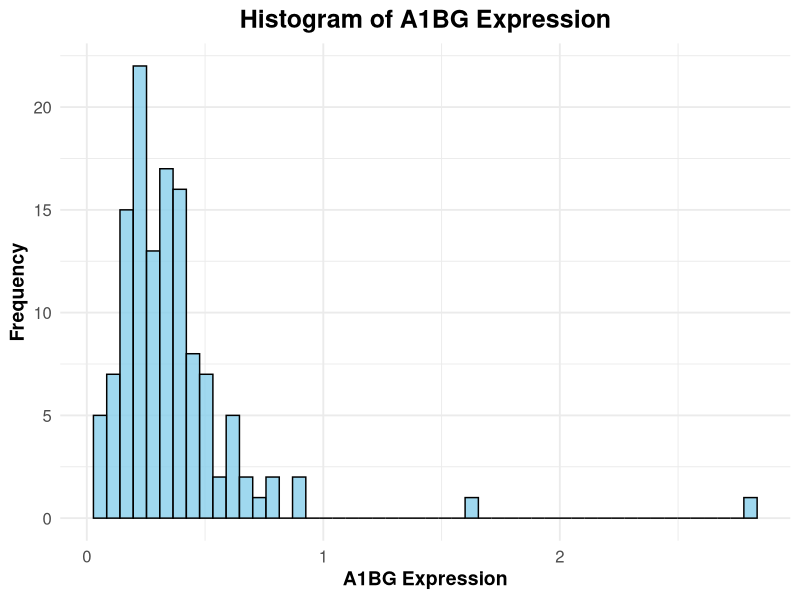
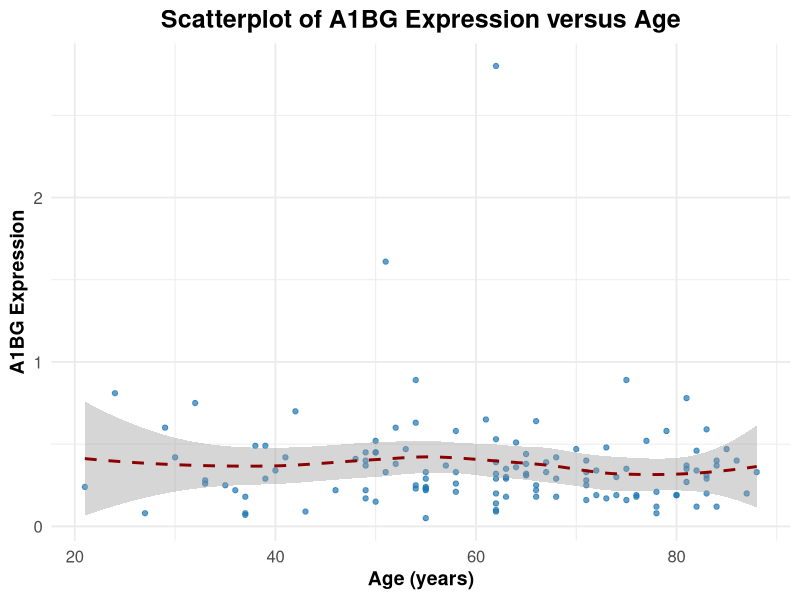
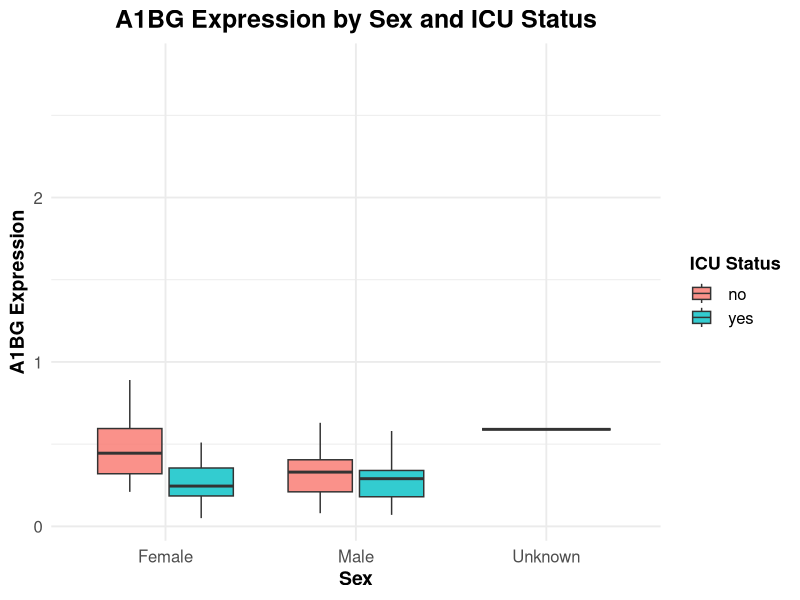
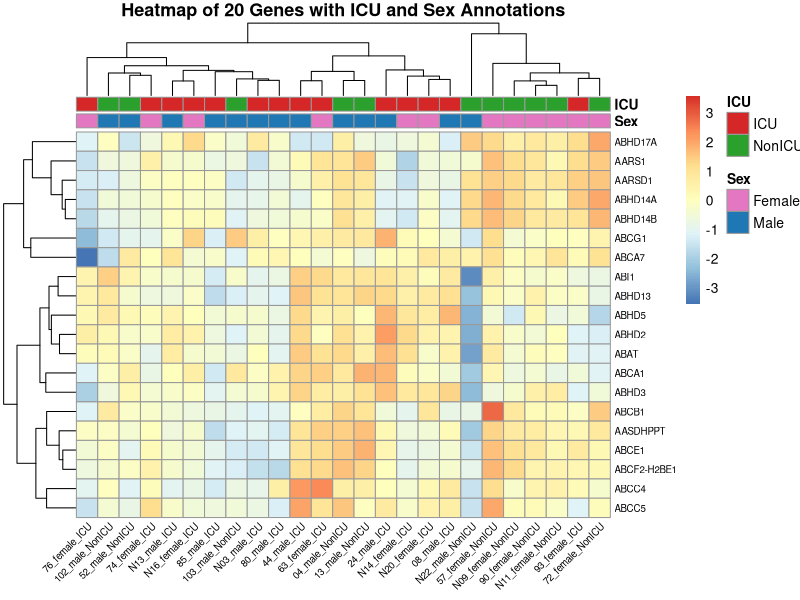
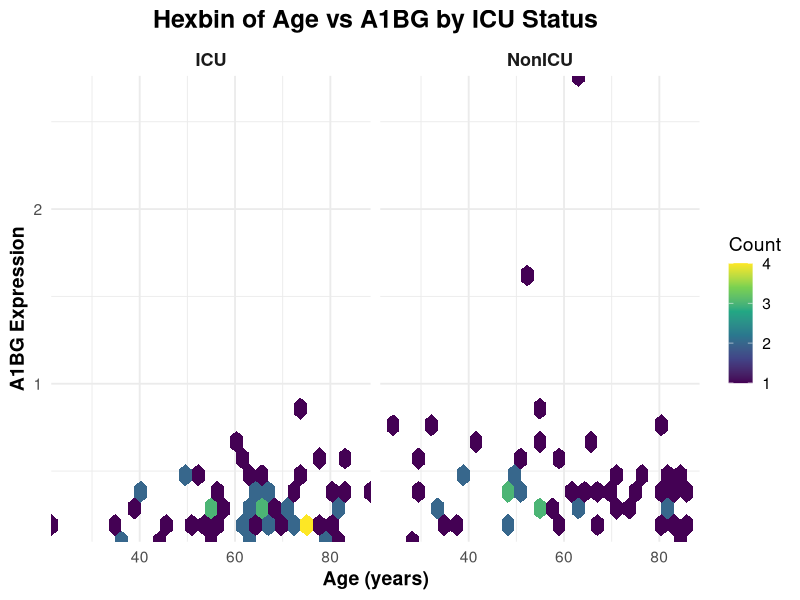

These figures' R source, in order:
## ---- chunk 1
knitr::opts_chunk$set(echo = TRUE)
library(tidyverse)
library(dplyr)
library(pheatmap)
# Load the hexbin package (needed for hexagonal binning)
library(hexbin) 
## ---- chunk 2
#Final subission
#Load gene expression data
gene_data <- read.csv(file = "QBS103_GSE157103_genes.csv",row.names=1)

#Load metadata for participants
series <- read.csv(file = "QBS103_GSE157103_series_matrix-1.csv")
## ---- chunk 3
only_num <- function(x) {
  is_num <- grepl("^[[:space:]]*[0-9]+(?:\\.[0-9]+)?[[:space:]]*$", x)
  out <- rep(NA_real_, length(x))
  out[is_num] <- as.numeric(trimws(x[is_num]))
  out
}

df <- series %>%
  mutate(
    # Remove any extra spaces from 'sex' variable
    sex = trimws(sex),   
    # Recode ICU status to standardized labels
    icu_status = ifelse(tolower(trimws(icu_status)) == "yes", "ICU", "NonICU"),
    # Convert 'age' to numeric
    age = only_num(age),   
    # Convert ferritin to numeric (ignore warnings if conversion fails)
    ferritin = only_num(ferritin.ng.ml.), 
    # Convert CRP to numeric (ignore warnings)
    crp = only_num(crp.mg.l.),  
    # Recode mechanical ventilation variable
    mech_vent = ifelse(trimws(mechanical_ventilation) == "yes", "Yes", "No")  
  )

# Summarize categorical variables (sex and mechanical ventilation) by ICU status
df %>%
  group_by(icu_status) %>%
  summarise(
    n_sex_female = sum(sex == "female", na.rm=TRUE),   # Count number of females
    n_sex_male   = sum(sex == "male", na.rm=TRUE),     # Count number of males
    n_mechvent_yes = sum(mech_vent == "Yes", na.rm=TRUE), # Count patients with 
                                                          # mechanical ventilation
    n_mechvent_no  = sum(mech_vent == "No", na.rm=TRUE),  # Count patients without
                                                          # mechanical ventilation
    .groups="drop"
  )

# Summarize continuous variables (age, ferritin, CRP) by ICU status
df %>%
  group_by(icu_status) %>%
  summarise(
    age_mean = mean(age, na.rm=TRUE),   # Calculate mean age
    age_sd   = sd(age, na.rm=TRUE),     # Calculate standard deviation of age
    ferr_median = median(ferritin, na.rm=TRUE),   # Median ferritin level
    ferr_IQR1 = quantile(ferritin, 0.25, na.rm=TRUE), # 25th percentile (Q1) of ferritin
    ferr_IQR3 = quantile(ferritin, 0.75, na.rm=TRUE), # 75th percentile (Q3) of ferritin
    crp_mean = mean(crp, na.rm=TRUE),   # Mean CRP level
    crp_sd   = sd(crp, na.rm=TRUE)      # Standard deviation of CRP
  )

## ---- chunk 4
#1.
#Histogram of gene expression
#Select the first gene (A1BG) for analysis and convert to numeric vector
new_gene <- gene_data[1, ]

#Plot histogram for A1BG expression values across all participants
ggplot(data.frame(value = as.numeric(new_gene)), aes(x = value)) +
  geom_histogram(bins = 50, color = "black", fill = "skyblue", alpha = 0.8) +
  labs(
    title = "Histogram of A1BG Expression",
    x = "A1BG Expression",
    y = "Frequency"
  ) +
  theme_minimal(base_size = 14) +
  theme(
    plot.title = element_text(size = 18, face = "bold", hjust = 0.5),
    axis.title = element_text(size = 14, face = "bold"),
    axis.text = element_text(size = 12)
  )

#2.
#Scatterplot of gene expression vs age
#Pivot gene expression row into long format for merging
gene_line1 <- new_gene %>% 
  pivot_longer(cols = everything(),names_to = "participant_id",values_to = "A1BG_value")

# Merge with metadata by participant_id to obtain age and other covariates
new_df<-merge(series,gene_line1,by="participant_id")

#Prepare age levels for the x-axis: numeric ages in ascending order, then special categories
num_ages <- sort(as.numeric(unique(new_df$age)[!grepl("[^0-9]", unique(new_df$age))]))
special_ages <- unique(new_df$age)[grepl("[^0-9]", unique(new_df$age))]
age_levels <- c(as.character(num_ages), special_ages)

# Scatterplot: A1BG expression vs age (x-axis shows all ages in specified order)
new_df <- new_df %>%
  mutate(age_num = suppressWarnings(as.numeric(trimws(age)))) %>%  # avoid coercion warnings
  filter(is.finite(age_num), is.finite(A1BG_value))                # drop NAs/Inf before ggplot

ggplot(new_df, aes(x = age_num, y = A1BG_value)) +
  geom_point(alpha = 0.7, color = "#1F77B4") +
  geom_smooth(method = "loess", se = TRUE, color = "darkred", linetype = "dashed") +
  labs(
    title = "Scatterplot of A1BG Expression versus Age",
    x = "Age (years)",
    y = "A1BG Expression"
  ) +
  theme_minimal(base_size = 14) +
  theme(
    plot.title = element_text(size = 18, face = "bold", hjust = 0.5),
    axis.title = element_text(size = 14, face = "bold"),
    axis.text = element_text(size = 12)
  )

#3.
#Boxplot of gene expression by sex and ICU status
#sex: categorical variable; icu_status: categorical variable
new_df <- new_df %>%
  mutate(
    sex = tolower(trimws(sex)),
    sex = recode(sex,
                 "female" = "Female",
                 "male"   = "Male",
                 "unknown"= "Unknown"),
    sex = factor(sex, levels = c("Female","Male","Unknown"))
  )

ggplot(new_df, aes(x = sex, y = A1BG_value, fill = icu_status)) +
  geom_boxplot(alpha = 0.8, outlier.shape = NA) +
  labs(
    title = "A1BG Expression by Sex and ICU Status",
    x = "Sex",
    y = "A1BG Expression",
    fill = "ICU Status"
  ) +
  theme_minimal(base_size = 14) +
  theme(
    plot.title = element_text(size = 18, face = "bold", hjust = 0.5),
    axis.title = element_text(size = 14, face = "bold"),
    axis.text = element_text(size = 12),
    legend.title = element_text(size = 13, face = "bold"),
    legend.text = element_text(size = 12)
  )
## ---- chunk 5
# Convert gene expression data into a numeric matrix
mat <- as.matrix(gene_data)

# Find overlapping participant IDs between gene expression and metadata
common <- intersect(colnames(mat), series$participant_id)

# Keep only common participants in the gene expression matrix
mat <- mat[, common, drop = FALSE]

# Subset metadata for the same participants and align the order
series_sub <- series %>% filter(participant_id %in% common) %>%
  arrange(match(participant_id, colnames(mat)))

# Log2-transform the expression values to stabilize variance
mat_log <- log2(mat + 1)

# Select the top 20 most variable genes across samples
topN <- 20   
top_idx <- order(apply(mat_log, 1, var, na.rm = TRUE), decreasing = TRUE)[1:topN]
sub <- mat_log[top_idx, , drop = FALSE]

# Clean up metadata variables: sex and ICU status
sex_clean <- trimws(series_sub$sex)
icu_raw   <- trimws(series_sub$icu_status)

# Convert ICU status to binary factor
icu_clean <- ifelse(tolower(icu_raw) == "yes", "ICU", "NonICU")

# Convert sex into male/female categories
sex_clean <- ifelse(grepl("^f", tolower(sex_clean)), "Female", "Male")

# Prepare annotation dataframe for heatmap
annotationData <- data.frame(
  Sex = factor(sex_clean, levels = c("Female","Male")),
  ICU = factor(icu_clean, levels = c("ICU","NonICU")),
  row.names = series_sub$participant_id
)

# Define color scheme for annotations
annotationColors <- list(
  Sex = c(Female = "#E377C2", Male = "#1F77B4"),
  ICU = c(ICU = "#D62728", NonICU = "#2CA02C")
)

# Randomly select 25 samples for visualization
set.seed(100)
subset_cols <- sample(colnames(sub), 25)
sub25 <- sub[, subset_cols, drop = FALSE]
ann25 <- annotationData[subset_cols, , drop = FALSE]

# Shorten column labels for readability (keep ID, sex, and ICU status)
short_labels <- ifelse(
  grepl("^COVID", colnames(sub25)),
  sub("^COVID_(\\d+)_\\d+y_([^_]+)_(ICU|NonICU)$",
      "\\1_\\2_\\3", colnames(sub25)),
  sub("^NONCOVID_(\\d+)_\\d+y_([^_]+)_(ICU|NonICU)$",
      "N\\1_\\2_\\3", colnames(sub25))
)

# Draw heatmap of top variable genes with sample annotations
pheatmap(
  sub25,
  scale = "row",                          # scale genes across samples
  clustering_distance_cols = "euclidean", # distance metric for columns
  clustering_distance_rows = "euclidean", # distance metric for rows
  clustering_method = "complete",         # hierarchical clustering method
  annotation_col = ann25,                 # add sample metadata as annotation
  annotation_colors = annotationColors,   # use predefined colors
  show_colnames = TRUE,                   # display sample labels
  labels_col = short_labels,              # use shortened labels
  fontsize_col = 7,                       # font size for column labels
  angle_col = 45,                         # rotate labels for clarity
  fontsize_row = 7,                       # font size for row labels
  main = "Heatmap of 20 Genes with ICU and Sex Annotations"
)

## ---- chunk 6
df2d <- new_df %>%
  mutate(
    icu_status = ifelse(tolower(trimws(icu_status)) == "yes", "ICU", "NonICU"),
    icu_status = factor(icu_status, levels = c("ICU","NonICU"))
  )

# Create a hexbin plot using ggplot2
ggplot(df2d, aes(age_num, A1BG_value)) +   
  
  # Use hexagonal binning instead of scatterplot (reduces overplotting for large datasets)
  geom_hex(bins = 25) +                  
   
  # Split the plot by ICU status into separate panels (faceting)
  facet_wrap(~ icu_status, nrow = 1) +   
  
  # Keep axes tight to data, no extra padding around
  coord_cartesian(expand = FALSE) +      
  
  # Use Viridis color scale (better perceptual uniformity)
  scale_fill_viridis_c() +               
  
  # Add descriptive labels and titles
  labs(     
    title = "Hexbin of Age vs A1BG by ICU Status",  # Plot title
    x = "Age (years)",                              # X-axis label
    y = "A1BG Expression",                          # Y-axis label
    fill = "Count"                                  # Legend label (number of 
                                                    # samples in each hexagon)
  ) +   
  
  # Apply a clean theme with base font size 14
  theme_minimal(base_size = 14) +   
  
  # Customize title, axis, and facet label styles
  theme(     
    plot.title = element_text(size = 18, face = "bold", hjust = 0.5), # Centered bold title
    axis.title = element_text(size = 14, face = "bold"),              # Bold axis titles
    strip.text = element_text(size = 13, face = "bold")               # Bold facet labels
  )

